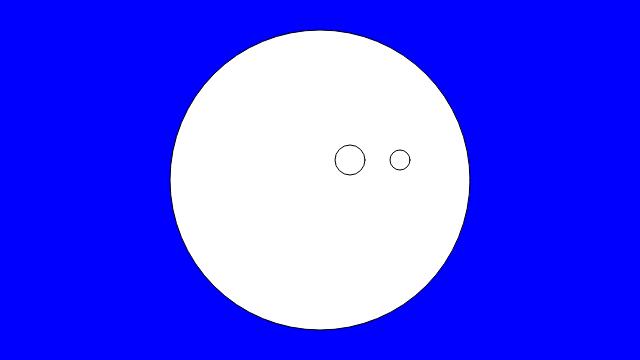
Frame 1 (no input)
Frame 60 (no input): identical to frame 1, image omitted
Frame 120 (the mouse pressed at the canvas centre since frame 60): identical to frame 1, image omitted

The p5.js sketch that drew this single still picture (run headless with seeded random() and noise() and a simulated clock; from frame 60 on, the mouse is pressed at the canvas centre):

// p5.js sketch
// ── sketch.js


function setup() {
	createCanvas(640, 360);
}

function draw() {
	background('blue');
	//Face
	ellipse(320, 180, 300);
	//Right eye
	ellipse(400, 160, 20);
	//Left eye
	ellipse(350, 160, 30);
}
